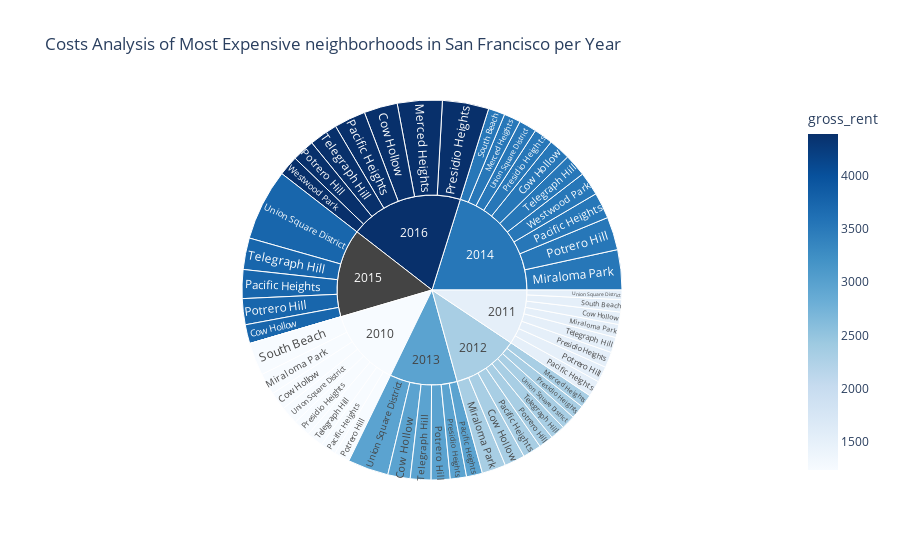

The notebook cell saved with this chart:
### Markdown cell above
### Create a sunburst chart to conduct a costs analysis of most expensive neighborhoods in San Francisco per year

### Code cell
# Sunburst Plot
# YOUR CODE HERE!

### Figure 1 — Plotly figure (JSON) as saved in the notebook; plotly's stock layout.template omitted (floating-point values rounded to 4 significant figures)
{"data": [{"branchvalues": "total", "customdata": [[1239], [1530.0], [2324], [2971], [3528.0], [3739.0], [4390], [2324], [3528], [4390], [1239], [1530], [2324], [3528], [1239], [1530], [2324], [2971], [3528], [3739], [4390], [1239], [1530], [2324], [2971], [3528], [3739], [4390], [1239], [1530], [2324], [2971], [3528], [null], [4390], [1239], [1530], [3528], [1239], [1530], [2324.0], [2971], [3528.0], [3739], [4390], [1239], [1530], [2324], [2971], [3528], [3739.0], [3528.0], [4390], [1239.0], [1530], [2324.0], [2971.0], [3528.0], [null], [4390]], "domain": {"x": [0, 1], "y": [0, 1]}, "hovertemplate": "labels=%{label}<br>sale_price_sqr_foot=%{value}<br>parent=%{parent}<br>id=%{id}<br>gross_rent=%{color}<extra></extra>", "ids": ["2010/Cow Hollow", "2011/Cow Hollow", "2012/Cow Hollow", "2013/Cow Hollow", "2014/Cow Hollow", "2015/Cow Hollow", "2016/Cow Hollow", "2012/Merced Heights", "2014/Merced Heights", "2016/Merced Heights", "2010/Miraloma Park", "2011/Miraloma Park", "2012/Miraloma Park", "2014/Miraloma Park", "2010/Pacific Heights", "2011/Pacific Heights", "2012/Pacific Heights", "2013/Pacific Heights", "2014/Pacific Heights", "2015/Pacific Heights", "2016/Pacific Heights", "2010/Potrero Hill", "2011/Potrero Hill", "2012/Potrero Hill", "2013/Potrero Hill", "2014/Potrero Hill", "2015/Potrero Hill", "2016/Potrero Hill", "2010/Presidio Heights", "2011/Presidio Heights", "2012/Presidio Heights", "2013/Presidio Heights", "2014/Presidio Heights", "2015/Presidio Heights", "2016/Presidio Heights", "2010/South Beach", "2011/South Beach", "2014/South Beach", "2010/Telegraph Hill", "2011/Telegraph Hill", "2012/Telegraph Hill", "2013/Telegraph Hill", "2014/Telegraph Hill", "2015/Telegraph Hill", "2016/Telegraph Hill", "2010/Union Square District", "2011/Union Square District", "2012/Union Square District", "2013/Union Square District", "2014/Union Square District", "2015/Union Square District", "2014/Westwood Park", "2016/Westwood Park", "2010", "2011", "2012", "2013", "2014", "2015", "2016"], "labels": ["Cow Hollow", "Cow Hollow", "Cow Hollow", "Cow Hollow", "Cow Hollow", "Cow Hollow", "Cow Hollow", "Merced Heights", "Merced Heights", "Merced Heights", "Miraloma Park", "Miraloma Park", "Miraloma Park", "Miraloma Park", "Pacific Heights", "Pacific Heights", "Pacific Heights", "Pacific Heights", "Pacific Heights", "Pacific Heights", "Pacific Heights", "Potrero Hill", "Potrero Hill", "Potrero Hill", "Potrero Hill", "Potrero Hill", "Potrero Hill", "Potrero Hill", "Presidio Heights", "Presidio Heights", "Presidio Heights", "Presidio Heights", "Presidio Heights", "Presidio Heights", "Presidio Heights", "South Beach", "South Beach", "South Beach", "Telegraph Hill", "Telegraph Hill", "Telegraph Hill", "Telegraph Hill", "Telegraph Hill", "Telegraph Hill", "Telegraph Hill", "Union Square District", "Union Square District", "Union Square District", "Union Square District", "Union Square District", "Union Square District", "Westwood Park", "Westwood Park", "2010", "2011", "2012", "2013", "2014", "2015", "2016"], "marker": {"coloraxis": "coloraxis", "colors": [1239, 1530.0, 2324, 2971, 3528.0, 3739.0, 4390, 2324, 3528, 4390, 1239, 1530, 2324, 3528, 1239, 1530, 2324, 2971, 3528, 3739, 4390, 1239, 1530, 2324, 2971, 3528, 3739, 4390, 1239, 1530, 2324, 2971, 3528, null, 4390, 1239, 1530, 3528, 1239, 1530, 2324.0, 2971, 3528.0, 3739, 4390, 1239, 1530, 2324, 2971, 3528, 3739.0, 3528.0, 4390, 1239.0, 1530, 2324.0, 2971.0, 3528.0, null, 4390]}, "name": "", "parents": ["2010", "2011", "2012", "2013", "2014", "2015", "2016", "2012", "2014", "2016", "2010", "2011", "2012", "2014", "2010", "2011", "2012", "2013", "2014", "2015", "2016", "2010", "2011", "2012", "2013", "2014", "2015", "2016", "2010", "2011", "2012", "2013", "2014", "2015", "2016", "2010", "2011", "2014", "2010", "2011", "2012", "2013", "2014", "2015", "2016", "2010", "2011", "2012", "2013", "2014", "2015", "2014", "2016", "", "", "", "", "", "", ""], "type": "sunburst", "values": [569.4, 390.6, 644.8, 707.4, 691.9, 598.6, 1059.0, 421.1, 528.7, 1417.0, 680.6, 414.7, 756.2, 1268.0, 496.5, 509.0, 586.2, 503.9, 824.7, 910.2, 996.4, 491.5, 503.1, 466.6, 598.7, 1045.0, 821.3, 707.7, 549.4, 493.8, 426.6, 512.8, 603.5, 0, 1466.0, 1037.0, 388.6, 524.6, 524.8, 483.4, 465.8, 653.3, 708.2, 997.0, 903.0, 569.2, 302.1, 445.2, 1290.0, 558.3, 2259.0, 743.0, 631.2, 4918.0, 3485.0, 4213.0, 4267.0, 7496.0, 5586.0, 7180.0]}], "layout": {"autosize": true, "coloraxis": {"colorbar": {"title": {"text": "gross_rent"}}, "colorscale": [[0, "rgb(247,251,255)"], [0.125, "rgb(222,235,247)"], [0.25, "rgb(198,219,239)"], [0.375, "rgb(158,202,225)"], [0.5, "rgb(107,174,214)"], [0.625, "rgb(66,146,198)"], [0.75, "rgb(33,113,181)"], [0.875, "rgb(8,81,156)"], [1, "rgb(8,48,107)"]]}, "legend": {"tracegroupgap": 0}, "title": {"text": "Costs Analysis of Most Expensive neighborhoods in San Francisco per Year"}}}
